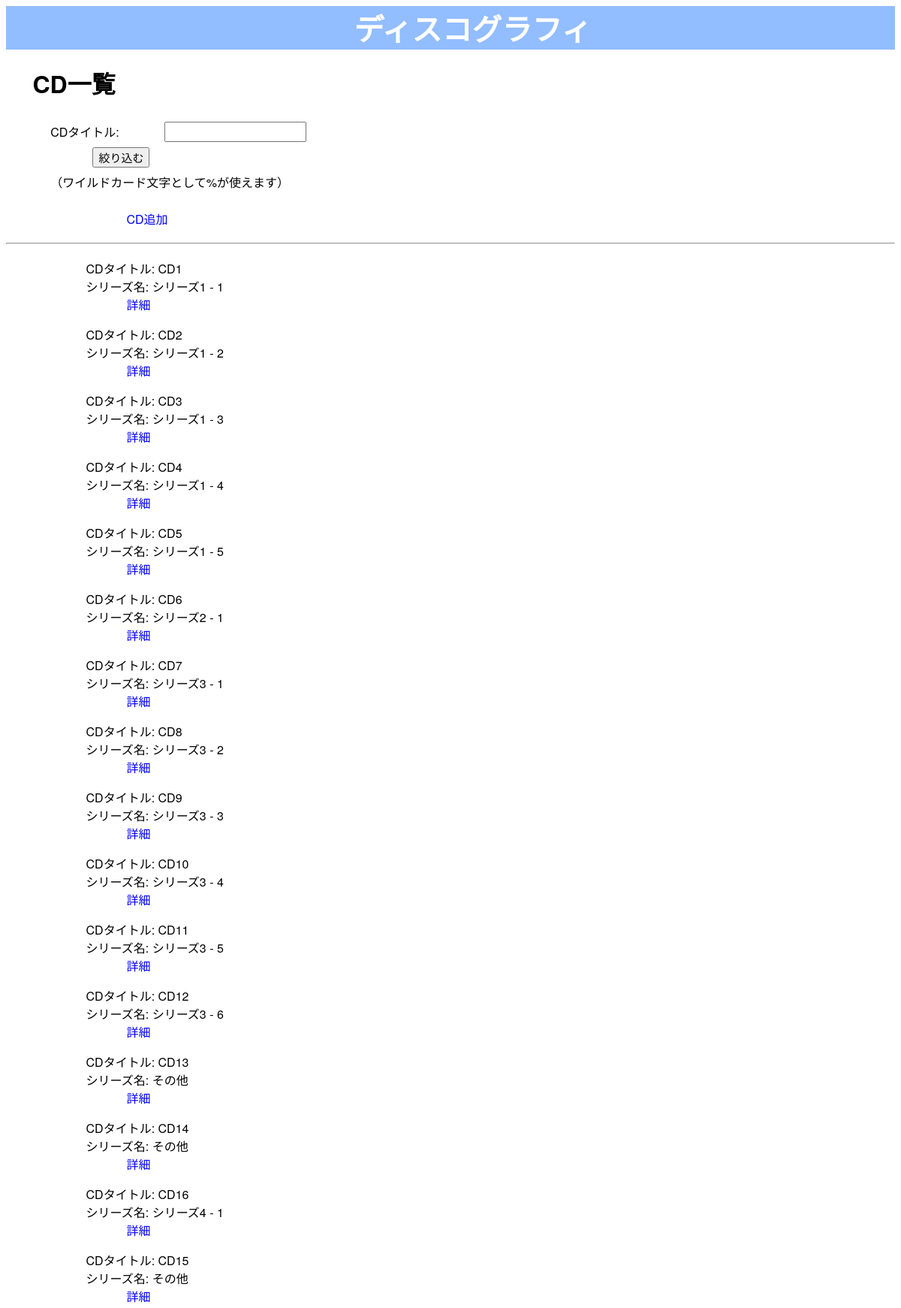
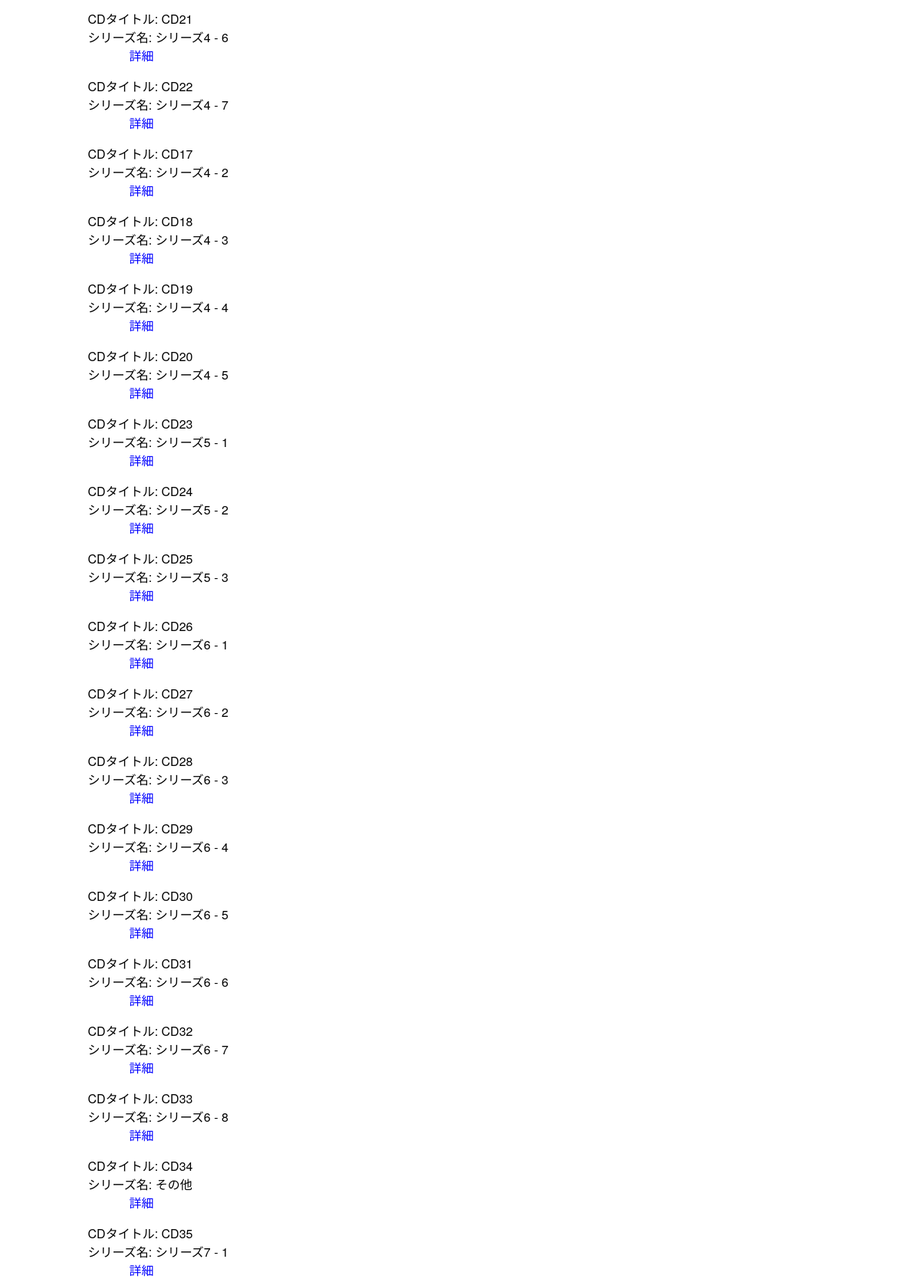
The app's page /cds (upper part) with its own data (2 pictures, top to bottom).
### tables this page shows
CREATE TABLE cds (
	id VARCHAR, 
	title VARCHAR,
	series_name VARCHAR, 
	order_in_series INTEGER, 
	issued_date DATE, 
	PRIMARY KEY (id)
);

### app.py (the view)
@app.route('/cds')
def cds() -> str:
    cur = get_db().cursor()
    cds = cur.execute('SELECT * FROM cds ORDER BY issued_date').fetchall()
    return render_template('cds.html', cds=cds)

### app.py (called while the page is built)
def get_db() -> sqlite3.Connection:
    db = getattr(g, '_database', None)
    if db is None:
        db = g._database = sqlite3.connect(DATABASE)
        db.execute('PRAGMA foreign_keys = ON')  # 外部キー制約を有効化
        db.row_factory = sqlite3.Row  # カラム名でアクセスできるよう設定変更
    return db

@app.teardown_appcontext
def close_connection(exception: Optional[BaseException]) -> None:
    db = getattr(g, '_database', None)
    if db is not None:
        db.close()

### templates/cds.html (shortened to what this page needs)
<html lang="ja">
  <head>
    <link rel="stylesheet" href="{{ url_for('static', filename='style.css')}}"/>
    <header>
      <h1><a href="{{url_for('index')}}">ディスコグラフィ</a></h1>
    </header>
  </head>
  <body>
    <h1>CD一覧</h1>
      <p>
        <form method="POST" action="{{url_for('cds_filtered')}}">
          CDタイトル: <input type="text" name="title_filter" value="{{ request.form.title_filter or '' }}"> <br>
          <input type="submit" value="絞り込む"><br>
          （ワイルドカード文字として%が使えます）
        </form>
      </p>
      <p>
        <a href="{{url_for('cd_add')}}">CD追加</a><br>
        <hr style="margin-top: 20px; margin-bottom: 20px;">
      </p>
      {% for cd in cds %}
        <p>
          CDタイトル: {{ cd.title or 'タイトルなし' }}<br>
          シリーズ名: {{ cd.series_name or 'その他'}}{% if cd.series_name and cd.order_in_series %} - {{cd.order_in_series}}{% endif %}<br>
          <a href="{{ url_for('cd', id=cd.id) }}">詳細</a>
        </p>
      {% endfor %}
  </body>
</html>

### static/style.css (style rules this page uses)
* { font-family: "Hiragino Kaku Gothic ProN", "Hiragino Sans", Meiryo, "Helvetica Neue", Arial, sans-serif; }
header a { color: white; text-decoration: none; font-size: 40px; }
h1 { text-indent: 3%; }
header h1 { text-indent: 0; }
p { margin-left: 9%; }
a { text-decoration: none; color: blue; margin-left: 5%; }
input { color: black; margin-left: 5%; font-size: 15px; }
form { margin-left: 5%; line-height: 40px; }

### records on screen
cds: title "CD1", series_name "シリーズ1", order_in_series "1"
cds: title "CD2", series_name "シリーズ1", order_in_series "2"
cds: title "CD3", series_name "シリーズ1", order_in_series "3"
cds: title "CD4", series_name "シリーズ1", order_in_series "4"
cds: title "CD5", series_name "シリーズ1", order_in_series "5"
cds: title "CD6", series_name "シリーズ2", order_in_series "1"
cds: title "CD7", series_name "シリーズ3", order_in_series "1"
cds: title "CD8", series_name "シリーズ3", order_in_series "2"
cds: title "CD9", series_name "シリーズ3", order_in_series "3"
cds: title "CD10", series_name "シリーズ3", order_in_series "4"
cds: title "CD11", series_name "シリーズ3", order_in_series "5"
cds: title "CD12", series_name "シリーズ3", order_in_series "6"
cds: title "CD13", series_name "その他"
cds: title "CD14", series_name "その他"
cds: title "CD16", series_name "シリーズ4", order_in_series "1"
cds: title "CD15", series_name "その他"
cds: title "CD21", series_name "シリーズ4", order_in_series "6"
cds: title "CD22", series_name "シリーズ4", order_in_series "7"
cds: title "CD17", series_name "シリーズ4", order_in_series "2"
cds: title "CD18", series_name "シリーズ4", order_in_series "3"
cds: title "CD19", series_name "シリーズ4", order_in_series "4"
cds: title "CD20", series_name "シリーズ4", order_in_series "5"
cds: title "CD23", series_name "シリーズ5", order_in_series "1"
cds: title "CD24", series_name "シリーズ5", order_in_series "2"
cds: title "CD25", series_name "シリーズ5", order_in_series "3"
cds: title "CD26", series_name "シリーズ6", order_in_series "1"
cds: title "CD27", series_name "シリーズ6", order_in_series "2"
cds: title "CD28", series_name "シリーズ6", order_in_series "3"
cds: title "CD29", series_name "シリーズ6", order_in_series "4"
cds: title "CD30", series_name "シリーズ6", order_in_series "5"
cds: title "CD31", series_name "シリーズ6", order_in_series "6"
cds: title "CD32", series_name "シリーズ6", order_in_series "7"
cds: title "CD33", series_name "シリーズ6", order_in_series "8"
cds: title "CD34", series_name "その他"
cds: title "CD35", series_name "シリーズ7", order_in_series "1"
